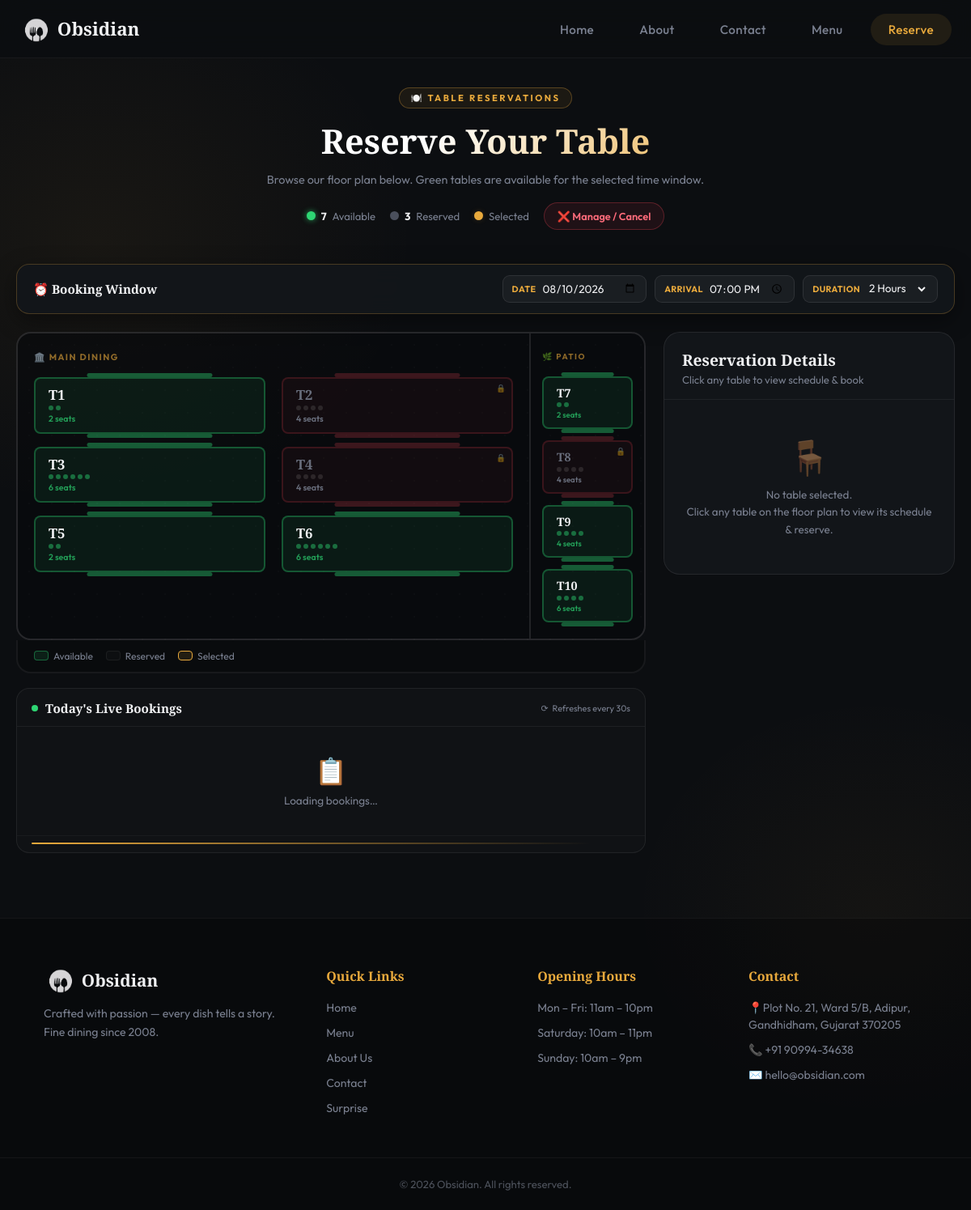
/Frontend/reservations.php, run on the app's committed database.
### tables this page shows
CREATE TABLE IF NOT EXISTS `tables` (
    id       INT AUTO_INCREMENT PRIMARY KEY,
    name     VARCHAR(30)  NOT NULL,
    zone     ENUM('Main','Patio') NOT NULL,
    capacity TINYINT UNSIGNED NOT NULL,
    status   ENUM('FREE','RESERVED') NOT NULL DEFAULT 'FREE',
    x        TINYINT UNSIGNED NOT NULL,
    y        TINYINT UNSIGNED NOT NULL
);

### Frontend/reservations.php (the view, shortened to what this page needs)
<?php
require_once '../includes/db.php';
$tables       = $pdo->query("SELECT id, name, zone, capacity, status, x, y FROM `tables` ORDER BY zone, id")->fetchAll();
$main_tables  = array_values(array_filter($tables, fn($t) => $t['zone'] === 'Main'));
$patio_tables = array_values(array_filter($tables, fn($t) => $t['zone'] === 'Patio'));
$free_count   = count(array_filter($tables, fn($t) => $t['status'] === 'FREE'));
$reserved_count = count($tables) - $free_count;
?>
<!DOCTYPE html>
<html lang="en">
<head>
    <link rel="stylesheet" href="../css/style.css?v=<?= @filemtime(__DIR__ . '/../css/style.css') ?>">
</head>
<body>
<?php $current_page = 'reservations.php'; require_once '../includes/header.php'; ?>
<div class="res-hero">
    <span class="res-hero-kicker">🍽️ Table Reservations</span>
    <h1>Reserve Your Table</h1>
    <p>Browse our floor plan below. Green tables are available for the selected time window.</p>
    <div class="res-stats-bar">
        <div class="res-legend-dot"><span class="dot dot-free"></span><strong id="stat-free"><?= $free_count ?></strong> Available</div>
        <div class="res-legend-dot"><span class="dot dot-reserved"></span><strong id="stat-reserved"><?= $reserved_count ?></strong> Reserved</div>
        <div class="res-legend-dot"><span class="dot dot-selected"></span> Selected</div>
        <button class="btn-cancel-trigger" onclick="openModal('modal-cancel')">❌ Manage / Cancel</button>
    </div>
</div>
<div class="slot-bar-wrap">
    <div class="slot-bar">
        <div class="slot-title">⏰ Booking Window</div>
        <div class="slot-inputs">
            <div class="slot-field">
                <label for="slot-date">Date</label>
                <input type="date" id="slot-date" value="<?= date('Y-m-d') ?>" min="<?= date('Y-m-d') ?>">
            </div>
            <div class="slot-field">
                <label for="slot-time">Arrival</label>
                <input type="time" id="slot-time" value="19:00" min="10:00" max="23:00" step="900"
                    style="background:transparent;border:none;color:var(--text);font-family:var(--font-body);font-size:0.85rem;outline:none;cursor:pointer;">
            </div>
            <div class="slot-field">
                <label for="slot-dur">Duration</label>
                <select id="slot-dur">
                    <option value="2" selected>2 Hours</option>
                </select>
            </div>
        </div>
    </div>
</div>
<div class="res-outer">
    <div class="floor-plan">
        <div class="floor-rooms">
            <div class="room-main">
                <div class="room-label">🏛️ Main Dining</div>
                <div class="main-table-grid" id="zone-main">
                    <?php foreach ($main_tables as $t): ?>
                    <?php $cls = strtolower($t['status']); $tid = (int)$t['id']; $cap = (int)$t['capacity']; ?>
                    <div class="res-table <?= $cls ?>"
                         id="table-<?= $tid ?>"
                         data-id="<?= $tid ?>"
                         data-name="<?= htmlspecialchars($t['name']) ?>"
                         data-zone="Main"
                         data-capacity="<?= $cap ?>"
                         data-status="<?= $cls ?>"
                         <?= $cls === 'reserved' ? 'aria-disabled="true"' : 'tabindex="0" role="button"' ?>>
                        <?php if ($cls === 'reserved'): ?><span class="lock-icon">🔒</span><?php endif; ?>
                        <span class="table-num"><?= htmlspecialchars($t['name']) ?></span>
                        <div class="seat-row">
                            <?php for ($i = 0; $i < min($cap, 6); $i++): ?><span class="s-dot"></span><?php endfor; ?>
                        </div>
                        <span class="table-cap"><?= $cap ?> seats</span>
                    </div>
                    <?php endforeach; ?>
                </div>
            </div>
            <div class="room-patio">
                <div class="room-label" style="font-size:0.62rem;">🌿 Patio</div>
                <div class="patio-table-col" id="zone-patio">
                    <?php foreach ($patio_tables as $t): ?>
                    <?php $cls = strtolower($t['status']); $tid = (int)$t['id']; $cap = (int)$t['capacity']; ?>
                    <div class="res-table <?= $cls ?>"
                         id="table-<?= $tid ?>"
                         data-id="<?= $tid ?>"
                         data-name="<?= htmlspecialchars($t['name']) ?>"
                         data-zone="Patio"
                         data-capacity="<?= $cap ?>"
                         data-status="<?= $cls ?>"
                         <?= $cls === 'reserved' ? 'aria-disabled="true"' : 'tabindex="0" role="button"' ?>>
                        <?php if ($cls === 'reserved'): ?><span class="lock-icon">🔒</span><?php endif; ?>
                        <span class="table-num" style="font-size:0.9rem;"><?= htmlspecialchars($t['name']) ?></span>
                        <div class="seat-row">
                            <?php for ($i = 0; $i < min($cap, 4); $i++): ?><span class="s-dot"></span><?php endfor; ?>
                        </div>
                        <span class="table-cap" style="font-size:0.6rem;"><?= $cap ?> seats</span>
                    </div>
                    <?php endforeach; ?>
                </div>
            </div>
        </div>
        <div class="floor-legend">
            <div class="legend-item"><span class="leg-box free"></span> Available</div>
            <div class="legend-item"><span class="leg-box reserved"></span> Reserved</div>
            <div class="legend-item"><span class="leg-box selected"></span> Selected</div>
        </div>
        <div class="live-bookings" id="live-bookings-panel">
            <div class="live-bookings-hdr">
                <div class="live-hdr-left">
                    <span class="live-dot"></span>
                    <span class="live-hdr-title">Today's Live Bookings</span>
                </div>
                <div class="live-refresh-badge">
                    <span class="refresh-spin" id="refresh-spin">⟳</span>
                    Refreshes every 30s
                </div>
            </div>
            <div class="live-bookings-body" id="live-body">
                <div class="live-empty"><span>📋</span>Loading bookings…</div>
            </div>
            <div class="live-countdown" id="live-countdown">
                <div id="live-timer-bar" style="width:100%;"></div>
            </div>
        </div>
    </div>
    <aside class="res-sidebar" id="res-sidebar">
        <div class="res-sidebar-hdr">
            <h2>Reservation Details</h2>
            <p>Click any table to view schedule & book</p>
        </div>
        <div class="res-sidebar-empty" id="sidebar-empty">
            <span class="empty-ico">🪑</span>
            <p>No table selected.<br>Click any table on the floor plan to view its schedule & reserve.</p>
        </div>
    </aside>
</div>
<?php require_once '../includes/footer.php'; ?>
</body>
</html>

### css/style.css (style rules this page uses)
:root { --bg: #0c0e11; --surface: #13161b; --card-bg: rgba(255,255,255,0.03); --card-border: rgba(255,255,255,0.07); --gold: #e8a93c; --gold-dark: #c4891e; --gold-glow: rgba(232,169,60,0.18); --gold-10: rgba(232,169,60,0.1); --gold-20: rgba(232,169,60,0.2); --text: #f0f1f3; --muted: #7a8090; --success: #2ed573; --error: #ff4757; --radius-card: 18px; --radius-btn: 10px; --transition: 0.3s cubic-bezier(0.25,0.8,0.25,1); --font-body: 'Outfit', sans-serif; --font-display: 'Playfair Display', serif; --nav-height: 72px; }
*,*::before,*::after { margin:0; padding:0; box-sizing:border-box; }
html { scroll-behavior: smooth; }
body { background-color: var(--bg); color: var(--text); font-family: var(--font-body); min-height: 100vh; background-image: radial-gradient(ellipse 60% 40% at 10% 20%, rgba(232,169,60,0.06) 0%, transparent 55%), radial-gradient(ellipse 50% 35% at 90% 75%, rgba(232,169,60,0.04) 0%, transparent 50%); }

### data on the page
tables: name "T1", capacity "2"
tables: name "T2", capacity "4"
tables: name "T3", capacity "6"
tables: name "T4", capacity "4"
tables: name "T5", capacity "2"
tables: name "T6", capacity "6"
tables: name "T7", capacity "2"
tables: name "T8", capacity "4"
tables: name "T9", capacity "4"
tables: name "T10", capacity "6"

### other printed values
$free_count "7"
$reserved_count "3"
